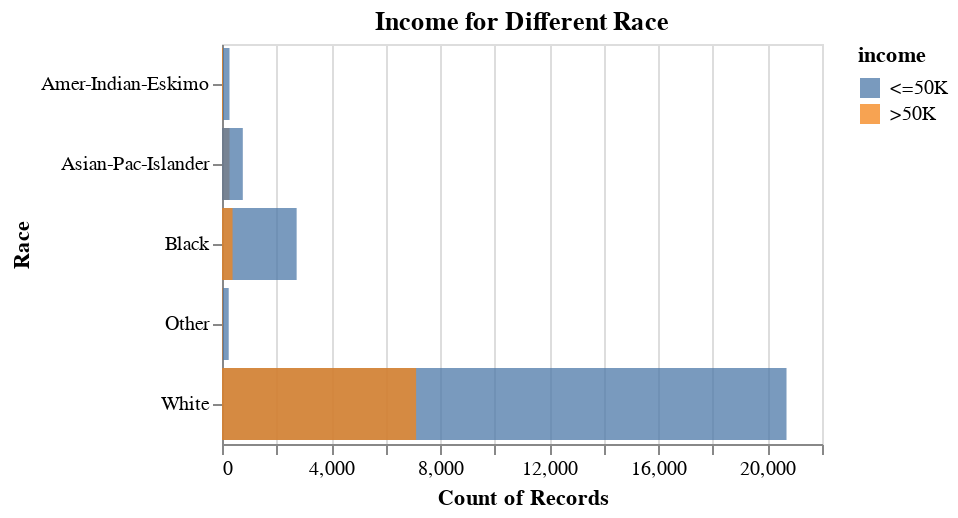

Notebook source saved alongside this figure:
### Code cell
alt.Chart(data_adult, title='Income for Different Race').mark_bar(opacity=0.75).encode(        
    alt.Y('race').title('Race'),             
    alt.X('count()').scale(zero=False).stack(False),
    alt.Color('income')                              
).properties(
    height=200,
    width=300
)

### Figure 1 — Vega specification as saved in the notebook (floating-point values rounded to 4 significant figures)
{"$schema": "https://vega.github.io/schema/vega/v5.json", "data": [{"name": "source_0", "values": [{"__count": 20699, "income": " <=50K", "race": " White"}, {"__count": 2737, "income": " <=50K", "race": " Black"}, {"__count": 7117, "income": " >50K", "race": " White"}, {"__count": 387, "income": " >50K", "race": " Black"}, {"__count": 276, "income": " >50K", "race": " Asian-Pac-Islander"}, {"__count": 275, "income": " <=50K", "race": " Amer-Indian-Eskimo"}, {"__count": 246, "income": " <=50K", "race": " Other"}, {"__count": 763, "income": " <=50K", "race": " Asian-Pac-Islander"}, {"__count": 25, "income": " >50K", "race": " Other"}, {"__count": 36, "income": " >50K", "race": " Amer-Indian-Eskimo"}]}, {"name": "source_0_x_domain___count", "values": [{"min": 25, "max": 20699}]}, {"name": "source_0_y_domain_race", "values": [{"race": " White"}, {"race": " Black"}, {"race": " Asian-Pac-Islander"}, {"race": " Amer-Indian-Eskimo"}, {"race": " Other"}]}, {"name": "source_0_color_domain_income", "values": [{"income": " <=50K"}, {"income": " >50K"}]}], "marks": [{"type": "rect", "name": "marks", "from": {"data": "source_0"}, "encode": {"update": {"x2": {"signal": "scale('x', inrange(0, domain('x')) ? 0 : domain('x')[0])"}, "y": {"field": "race", "scale": "y"}, "height": {"signal": "max(0.25, bandwidth('y'))"}, "x": {"field": "__count", "scale": "x"}, "opacity": {"value": 0.75}, "fill": {"field": "income", "scale": "color"}}}, "style": ["bar"]}], "scales": [{"name": "x", "type": "linear", "domain": [{"signal": "(data(\"source_0_x_domain___count\")[0] || {}).min"}, {"signal": "(data(\"source_0_x_domain___count\")[0] || {}).max"}], "range": [0, {"signal": "width"}], "nice": true, "zero": false}, {"name": "y", "type": "band", "domain": {"data": "source_0_y_domain_race", "field": "race", "sort": true}, "range": [0, {"signal": "height"}], "paddingOuter": 0.05, "paddingInner": 0.1}, {"name": "color", "type": "ordinal", "domain": {"data": "source_0_color_domain_income", "field": "income", "sort": true}, "range": "category"}], "axes": [{"scale": "x", "aria": false, "minExtent": 0, "tickCount": {"signal": "ceil(width/40)"}, "grid": true, "domain": false, "maxExtent": 0, "orient": "bottom", "gridScale": "y", "ticks": false, "zindex": 0, "labels": false}, {"scale": "x", "grid": false, "title": "Count of Records", "tickCount": {"signal": "ceil(width/40)"}, "labelFlush": true, "labelOverlap": true, "orient": "bottom", "zindex": 0}, {"scale": "y", "zindex": 0, "grid": false, "title": "Race", "orient": "left"}], "title": {"text": "Income for Different Race", "frame": "group"}, "height": 200, "style": "cell", "legends": [{"fill": "color", "symbolType": "square", "title": "income", "encode": {"symbols": {"update": {"opacity": {"value": 0.75}}}}}], "padding": 5, "background": "white", "width": 300}
